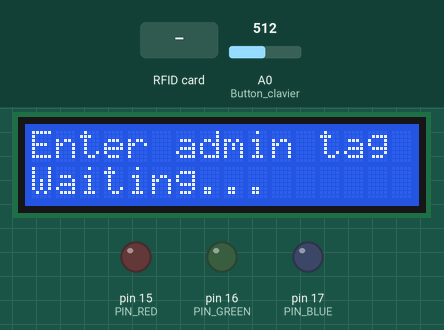
Recording of a program running on a simulated Arduino Uno, built with avr-gcc and run on an emulated ATmega328P. Shown: 16×2 character LCD, output pins drawn as LEDs (lit = HIGH). Inputs (shaded band) come from the test bench; at power-on: A0 (Button_clavier) = 512.

Above: at 2.3 s.
2.4 s: RFID card 5E 7A 19 C4 held to the reader
At 2.8 s:
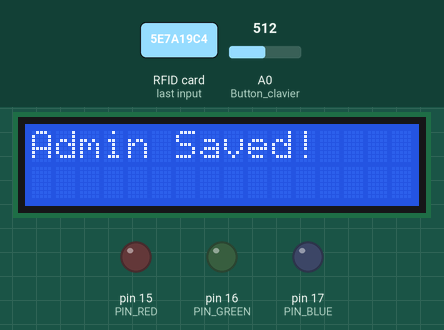
5.4 s: RFID card 5E 7A 19 C4 held to the reader
At 6.3 s:
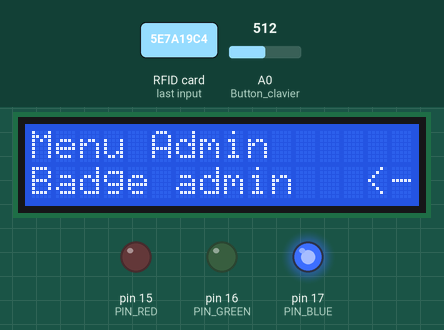
8.4 s: RFID card 5E 7A 19 C4 held to the reader
At 9.7 s:
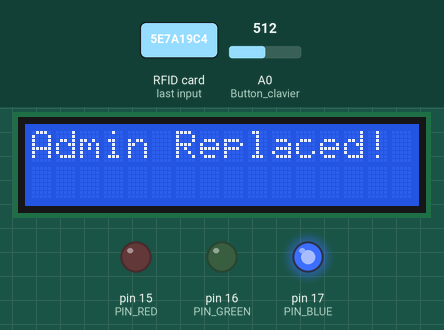
11.4 s: A0 (Button_clavier) set to 482
14.4 s: A0 (Button_clavier) set to 511
At 16.2 s:
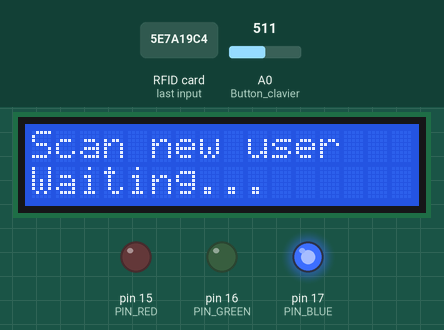
16.9 s: RFID card 5E 7A 19 C4 held to the reader
At 17.7 s:
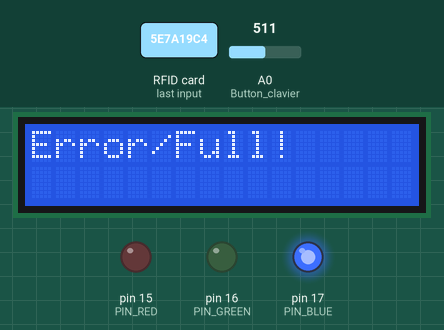
Timing chart, 0 to 19.9 s (numbered marks = the images above; inputs shaded):
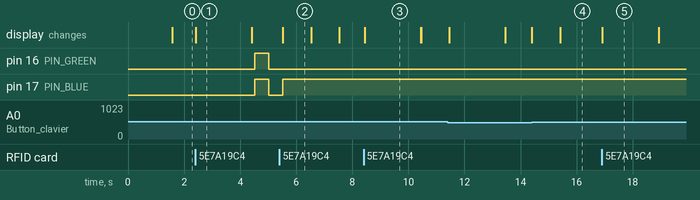

Measured:
- after the input at 2.4 s, pin 16 (PIN_GREEN), pin 17 (PIN_BLUE): LOW → HIGH after 2.1 s, → LOW 0.50 s later; the display: changes at once (image 1)
- after the input at 5.4 s, pin 16 (PIN_GREEN): stops changing and stays LOW; the display: changes after 0.12 s (image 2)
- after the input at 8.4 s, the display: changes at once (image 3)
- after the input at 14.4 s, the display: first changes at once (image 4 shows a later state)
- after the input at 16.9 s, the display: changes at once (image 5)
- what the display in image 1 shows lasts 2.0 s, from 2.4 s to 4.4 s
- what the display in image 2 shows lasts 1.0 s, from 5.5 s to 6.5 s

The program:

main.cpp
```cpp
#include <Arduino.h>
#include "nfc.h"
#include "led.h"
#include "clavier.h"
#include "lcd.h"
#include "rtc.h"

bool in_admin_menu = false;
menu_admin my_admin_menu;

// Helper function to easily reset the display to the main menu
void draw_main_menu() {
    lcd_print(0, "Main Menu       ");
    lcd_print(1, "Scan badge...   ");
}

void setup() {
    Serial.begin(9600);
    led_init();
    nfc_init();
    lcd_init();

    lcd_print(0, "Starting up...  ");
    lcd_print(1, "System Ready    ");
    delay(1500);

    lcd_print(0, "Enter admin tag ");
    lcd_print(1, "Waiting...      ");

    while (!tag_present()) {
        delay(50); // Small delay to prevent I2C bus lockup
    }

    // Read and register the first admin
    struct Tag current_tag = tag_read();
    register_admin_tag(current_tag);

    lcd_print(0, "Admin Saved!    ");
    lcd_print(1, "                ");
    delay(2000);

    // Transition to the main menu after setup
    draw_main_menu();
}

void loop() {
    // STATE 1: STANDARD MODE (Main Menu)
    if (!in_admin_menu) {
        if (tag_present()) {
            struct Tag current_tag = tag_read();

            // 1. If Admin: Transition to admin menu
            if (is_tag_admin(current_tag)) {
                in_admin_menu = true;
                led_set_color(ColorBlue);
                my_admin_menu.scroll_menu(); // Display first admin option
                delay(1000);
                return;
            }

            // 2. If Known User: Grant access
            if (is_tag_known(current_tag)) {
                lcd_print(0, "Ouverture       ");
                lcd_print(1, "                ");
                led_set_color(ColorGreen);
            }
            // 3. If Unknown: Deny access
            else {
                lcd_print(0, "Acces Refuse    ");
                lcd_print(1, "                ");
                led_set_color(ColorRed);
            }

            delay(5000);
            // Reset to main menu and turn off LEDs
            draw_main_menu();
            led_set_color(ColorOff);
        } else {
            // Optional: Idle LED blinking while waiting for tags
            led_set_color((LedColor)(ColorBlue | ColorGreen));
            delay(500);
            led_set_color(ColorOff);
            delay(500);
        }
    }
    // STATE 2: ADMIN MENU MODE (Listening to keypad)
    else {
        Key currentKey = clavier();

        if (currentKey == Key::UP || currentKey == Key::DOWN) {
            my_admin_menu.scroll_menu();
            delay(250); // Debounce delay
        }
        else if (currentKey == Key::SELECT) {
            my_admin_menu.selected_option();
            delay(1000);

            // Handle the specific logic based on what option was selected
            if (my_admin_menu.current_index == 0) {
                // Register User Badge
                lcd_print(0, "Scan new user   ");
                lcd_print(1, "Waiting...      ");

                while (!tag_present()) { delay(50); } // Block until a tag is scanned

                struct Tag new_user = tag_read();
                if (register_user_tag(new_user)) {
                    lcd_print(0, "User Saved!     ");
                } else {
                    lcd_print(0, "Error/Full!     ");
                }
                lcd_print(1, "                ");
                delay(2000);
                my_admin_menu.scroll_menu(); // Redraw the admin menu

            } else if (my_admin_menu.current_index == 1) {
                // Replace Admin Badge
                lcd_print(0, "Scan new admin  ");
                lcd_print(1, "Waiting...      ");

                while (!tag_present()) { delay(50); } // Block until a tag is scanned

                struct Tag new_admin = tag_read();

                if (replace_admin_tag(new_admin)) {
                    lcd_print(0, "Admin Replaced! ");
                } else {
                    lcd_print(0, "Error/Full!     ");
                }

                lcd_print(1, "                ");
                delay(2000);
                my_admin_menu.scroll_menu(); // Redraw the admin menu

            } else if (my_admin_menu.current_index == 2) {
                // Clock logic placeholder
                lcd_print(0, "Not implemented ");
                delay(2000);
                my_admin_menu.scroll_menu();
            }
        }
        else if (currentKey == Key::RIGHT) {
            // Exit Admin Menu
            in_admin_menu = false;
            led_set_color(ColorOff);
            draw_main_menu(); // Restore main menu text
            delay(500);
        }
    }
}
```

clavier.h
```cpp
#pragma once
#include <Arduino.h>

enum class Key {
    NONE,
    UP,
    DOWN,
    LEFT,
    RIGHT,
    SELECT
};

Key clavier();
const char* keyToString(Key k);
```

led.h
```cpp
#pragma once
#include <Arduino.h>

/*
Énumération des couleurs que la LED peut prendre
*/
enum LedColor
{
    ColorOff = 0,
    ColorBlue = 1,
    ColorGreen = 2,
    ColorRed = 4,
};

/*
Initialisation de la LED
Cette fonction doit être appelée dans la fonction setup
*/
void led_init();

/*
Affichage de la couleur passée en paramètre
*/
void led_set_color(LedColor color);
```

nfc.h
```cpp
#pragma once
#include <Arduino.h>

/*
Définition du type Tag, contenant les informations du badge présenté sur le lecteur NFC.
*/
struct Tag
{
    byte uid[4];
};

/*
Initialisation du lecteur NFC
Cette fonction doit être appelée dans la fonction setup
*/
bool nfc_init();

/*
Permet de vérifier si un badge est présent sur le lecteur NFC.
*/
bool tag_present();

/*
Lis les informations du badge présent sur le lecteur NFC.
S'il n'y a pas de badge, la fonction est bloquante jusqu'à ce qu'un badge soit présenté.
*/
struct Tag tag_read();

bool tag_are_equals(struct Tag tag1, struct Tag tag2);

bool is_tag_known(struct Tag tag_to_check);

bool register_admin_tag(struct Tag new_tag);

bool register_presented_tag();

bool register_user_tag(struct Tag new_tag);

bool is_tag_admin(struct Tag tag_to_check);

bool replace_admin_tag(struct Tag new_admin);
```

rtc.h
```cpp
#pragma once
#include "arduino.h"
#include <RTClib.h>
/*
Initialise l’horloge
Cette fonction doit être appelée dans la fonction setup
*/
void rtc_init();
/*
Lecture de l’horloge
*/
DateTime rtc_get_current_time();
/*
Mise à jour de l’heure de l’horloge
*/
void rtc_set_current_time(DateTime datetime);
```

clavier.cpp
```cpp
#include "clavier.h"
#include <Arduino.h>
#define Button_clavier A0


Key clavier() {
    switch (analogRead(Button_clavier)) {
        case 0 ... 50:
            return Key::RIGHT;
        case 51 ... 200:
            return Key::UP;
        case 201 ... 350:
            return Key::DOWN;
        case 351 ... 500:
            return Key::LEFT;
        case 501 ... 750:
            return Key::SELECT;
        default:
            return Key::NONE;
    }

}

const char* keyToString(Key k) {
  switch (k) {
    case Key::UP:     return "UP      ";
    case Key::DOWN:   return "DOWN    ";
    case Key::LEFT:   return "LEFT    ";
    case Key::RIGHT:  return "RIGHT   ";
    case Key::SELECT: return "SELECT  ";
    case Key::NONE:   return "NONE    ";
    default:          return "        ";
  }
}
```

led.cpp
```cpp
#include "led.h"

// Broches de la LED
#define PIN_BLUE 17
#define PIN_GREEN 16
#define PIN_RED 15

void led_init() {
    pinMode(PIN_BLUE, OUTPUT);
    pinMode(PIN_GREEN, OUTPUT);
    pinMode(PIN_RED, OUTPUT);
    led_set_color(ColorOff);
}

void led_set_color(LedColor color) {
    // Les valeurs de l'enum permettent un masquage binaire pour activer les bonnes couleurs
    digitalWrite(PIN_BLUE, (color & ColorBlue) ? HIGH : LOW);
    digitalWrite(PIN_GREEN, (color & ColorGreen) ? HIGH : LOW);
    digitalWrite(PIN_RED, (color & ColorRed) ? HIGH : LOW);
}
```

nfc.cpp
```cpp
#include "nfc.h"
#include <Wire.h>
#include <PN532_I2C.h>
#include <PN532.h>
#include <NfcAdapter.h>

PN532_I2C pn532_i2c(Wire);
NfcAdapter nfc = NfcAdapter(pn532_i2c);

#define MAX_KNOWN_TAGS 20
#define MAX_ADMIN_TAGS 5

struct Tag known_tags[MAX_KNOWN_TAGS];
struct Tag admin_tag[MAX_ADMIN_TAGS];

static int num_known_tags = 0;
static int num_admin_tags = 0;


bool nfc_init() {
    nfc.begin();
    return true;
}

bool tag_present() {
    return nfc.tagPresent(100);
}

struct Tag tag_read() {
    Tag tag;
    NfcTag nfcTag = nfc.read();
    nfcTag.getUid(tag.uid, sizeof(tag.uid)/sizeof(byte));
    return tag;
}

bool tag_are_equals(struct Tag tag1, struct Tag tag2) {
    return memcmp(tag1.uid, tag2.uid, sizeof(tag1.uid)) == 0;
}

// Nouvelle fonction qui gère la vérification en interne
bool is_tag_known(struct Tag tag_to_check) {
    for (int i = 0; i < num_known_tags; i++) {
        if (tag_are_equals(tag_to_check, known_tags[i])) {
            return true;
        }
    }
    return false;
}

bool is_tag_admin(struct Tag tag_to_check) {
    for (int i = 0; i < num_admin_tags; i++) {
        if (tag_are_equals(tag_to_check, admin_tag[i])) {
            return true;
        }
    }
    return false;
}

bool register_user_tag(struct Tag new_tag) {
    if (num_known_tags >= MAX_KNOWN_TAGS) return false; // Array full
    if (is_tag_known(new_tag)) return false;            // Already registered

    known_tags[num_known_tags] = new_tag;
    num_known_tags++;
    return true;
}

// Registers a struct Tag as an admin
bool register_admin_tag(struct Tag new_tag) {
    if (num_admin_tags >= MAX_ADMIN_TAGS) return false; // Array full
    if (is_tag_admin(new_tag)) return false;            // Already admin

    admin_tag[num_admin_tags++] = new_tag;
    known_tags[num_known_tags++] = new_tag; // Also register as known
    return true;
}

// Reads a tag currently on the scanner and registers it as a user
bool register_presented_tag() {
    if (tag_present()) {
        struct Tag new_tag = tag_read();
        return register_user_tag(new_tag);
    }
    return false;
}

bool replace_admin_tag(struct Tag new_admin) {
    // "Delete" the previous admin by resetting the counter to 0
    num_admin_tags = 0;

    // Add the new tag as the single active admin
    admin_tag[0] = new_admin;
    num_admin_tags = 1;

    // If the tag is already a user, it simply gains admin rights.
    // If it is NOT a user yet, add it to the known_tags array so it can trigger "Ouverture".
    if (!is_tag_known(new_admin)) {
        if (num_known_tags < MAX_KNOWN_TAGS) {
            known_tags[num_known_tags] = new_admin;
            num_known_tags++;
        } else {
            return false; // User array is full
        }
    }
    return true;
}
```

rtc.cpp
```cpp
#include "rtc.h"
//RTC objects
RTC_DS1307 rtcDevice;
void rtc_init()
{
if(!rtcDevice.begin())
{
return;
}
if (!rtcDevice.isrunning())
{
rtcDevice.adjust(DateTime(F(__DATE__), F(__TIME__)));
}
}
DateTime rtc_get_current_time()
{
return rtcDevice.now();
}
void rtc_set_current_time(DateTime datetime)
{
if(!datetime.isValid()) return;
rtcDevice.adjust(datetime);
}
```

lcd.h
```cpp
#pragma once
#include "arduino.h"
/*
Initialise l'afficheur LCD
Cette fonction doit être appelée dans la fonction setup
*/
void lcd_init();
/*
Affiche le texte donné en paramètre sur la ligne indiqué.
*/
void lcd_print(unsigned char row, const char * text);

struct menu_admin
{
    int current_index = 0; // Tracks the current menu option (0, 1, or 2)
    void scroll_menu();    //[cite: 5]
    void selected_option();//[cite: 5]
};
```

lcd.cpp
```cpp
#include "lcd.h"
#include <stdio.h>
#include <LiquidCrystal.h>
// Constantes des dimensions de l'écran
#define COLUMN_COUNT 16
#define ROWN_COUNT 2
LiquidCrystal liquidcrystal(8, 9, 4, 5, 6, 7);
static char buffer[COLUMN_COUNT +1];


void lcd_init()
{// set up the LCD's number of columns and rows:
liquidcrystal.begin(COLUMN_COUNT, ROWN_COUNT);
liquidcrystal.clear();
}

void lcd_print_internal(const char * text)
{
memset(buffer, ' ', sizeof(buffer));
size_t length = strlen(text);
if(length > COLUMN_COUNT)
{
length = COLUMN_COUNT;
}
strncpy(buffer, text, length);
liquidcrystal.print(buffer);
}

void lcd_print(unsigned char row, const char * text)
{
liquidcrystal.setCursor(0,row);
lcd_print_internal(text);
}

// Array of options padded to exactly 16 characters including the "<-"
const char* admin_options[3] = {
    "Badge user    <-",
    "Badge admin   <-",
    "Heure horloge <-"
};

void menu_admin::scroll_menu() {
    // Increment the index and loop back to 0 if it exceeds the 3 options
    current_index++;
    if (current_index > 2) {
        current_index = 0;
    }

    // Row 0 is always "Menu Admin"
    lcd_print(0, "Menu Admin      ");

    // Row 1 displays the currently selected option with the arrow
    lcd_print(1, admin_options[current_index]);
}

void menu_admin::selected_option() {
    // Optional display feedback when the user presses "SELECT"
    lcd_print(0, "Option choisie: ");
    lcd_print(1, admin_options[current_index]);
}
```
